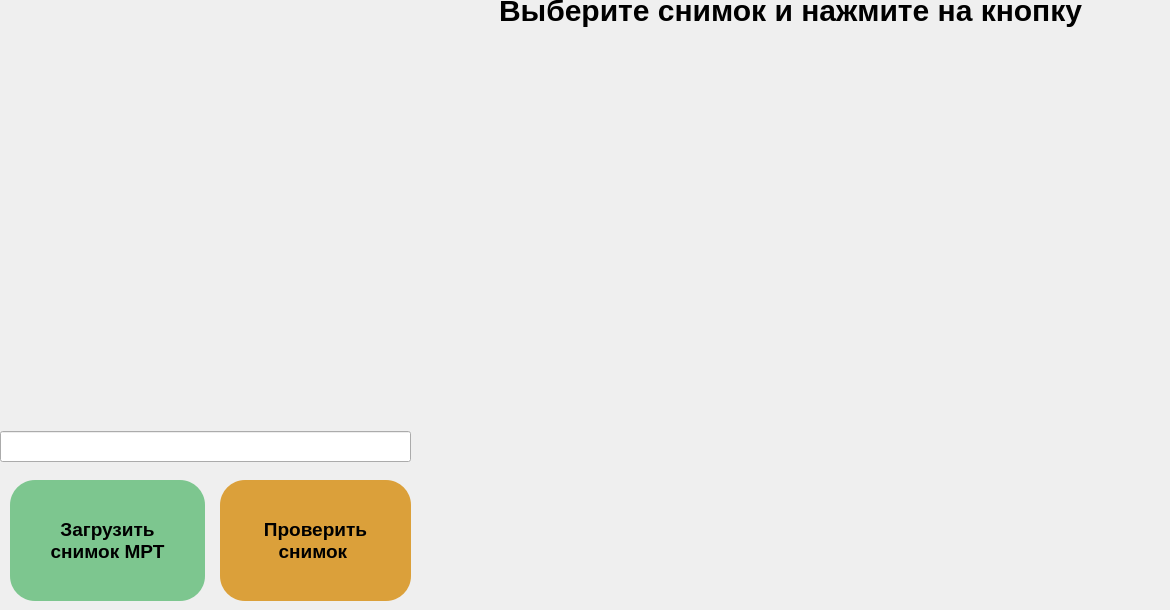
                     <widget class="QWidget" name="detection">
                      <property name="styleSheet">
                       <string notr="true"/>
                      </property>
                      <widget class="QLabel" name="img_brain">
                       <property name="geometry">
                        <rect>
                         <x>10</x>
                         <y>10</y>
                         <width>400</width>
                         <height>400</height>
                        </rect>
                       </property>
                       <property name="text">
                        <string/>
                       </property>
                      </widget>
                      <widget class="QPushButton" name="btn_evaluate">
                       <property name="geometry">
                        <rect>
                         <x>220</x>
                         <y>480</y>
                         <width>191</width>
                         <height>121</height>
                        </rect>
                       </property>
                       <property name="font">
                        <font>
                         <family>Segoe UI</family>
                         <pointsize>-1</pointsize>
                         <italic>false</italic>
                         <bold>true</bold>
                        </font>
                       </property>
                       <property name="styleSheet">
                        <string notr="true">border-radius: 25px; background-image: url(:/images/images/images/detect_btn.png); font-size: 19px; font-weight: bold; background-color: #DBA03A;</string>
                       </property>
                       <property name="text">
                        <string>Проверить
снимок </string>
                       </property>
                      </widget>
                      <widget class="QPushButton" name="btn_load">
                       <property name="geometry">
                        <rect>
                         <x>10</x>
                         <y>480</y>
                         <width>195</width>
                         <height>121</height>
                        </rect>
                       </property>
                       <property name="styleSheet">
                        <string notr="true">border-radius: 25px; background: url(:/images/images/images/load_btn.png);  font-size: 19px; font-weight: bold; background-color: #7dc68f;</string>
                       </property>
                       <property name="text">
                        <string>Загрузить
снимок МРТ</string>
                       </property>
                      </widget>
                      <widget class="QLabel" name="label_diagnosis">
                       <property name="geometry">
                        <rect>
                         <x>470</x>
                         <y>-20</y>
                         <width>641</width>
                         <height>61</height>
                        </rect>
                       </property>
                       <property name="font">
                        <font>
                         <family>Segoe UI</family>
                         <pointsize>-1</pointsize>
                         <italic>false</italic>
                         <bold>true</bold>
                        </font>
                       </property>
                       <property name="styleSheet">
                        <string notr="true">font-weight: bold; font-size: 30px;</string>
                       </property>
                       <property name="text">
                        <string>Выберите снимок и нажмите на кнопку</string>
                       </property>
                       <property name="alignment">
                        <set>Qt::AlignCenter</set>
                       </property>
                      </widget>
                      <widget class="QLabel" name="label_description">
                       <property name="geometry">
                        <rect>
                         <x>460</x>
                         <y>90</y>
                         <width>661</width>
                         <height>511</height>
                        </rect>
                       </property>
                       <property name="styleSheet">
                        <string notr="true">font-size: 17px;</string>
                       </property>
                       <property name="lineWidth">
                        <number>1</number>
                       </property>
                       <property name="text">
                        <string/>
                       </property>
                       <property name="alignment">
                        <set>Qt::AlignLeading|Qt::AlignLeft|Qt::AlignTop</set>
                       </property>
                       <property name="wordWrap">
                        <bool>true</bool>
                       </property>
                       <property name="margin">
                        <number>0</number>
                       </property>
                      </widget>
                      <widget class="QLabel" name="label_warning">
                       <property name="geometry">
                        <rect>
                         <x>450</x>
                         <y>40</y>
                         <width>711</width>
                         <height>31</height>
                        </rect>
                       </property>
                       <property name="styleSheet">
                        <string notr="true">font-size: 26px; color: #FF0032; font-weight: bold</string>
                       </property>
                       <property name="text">
                        <string/>
                       </property>
                      </widget>
                      <widget class="QLineEdit" name="input_name">
                       <property name="geometry">
                        <rect>
                         <x>0</x>
                         <y>431</y>
                         <width>411</width>
                         <height>31</height>
                        </rect>
                       </property>
                       <property name="font">
                        <font>
                         <family>Segoe UI</family>
                         <pointsize>10</pointsize>
                         <italic>false</italic>
                         <bold>false</bold>
                        </font>
                       </property>
                       <property name="text">
                        <string/>
                       </property>
                      </widget>
                     </widget>
